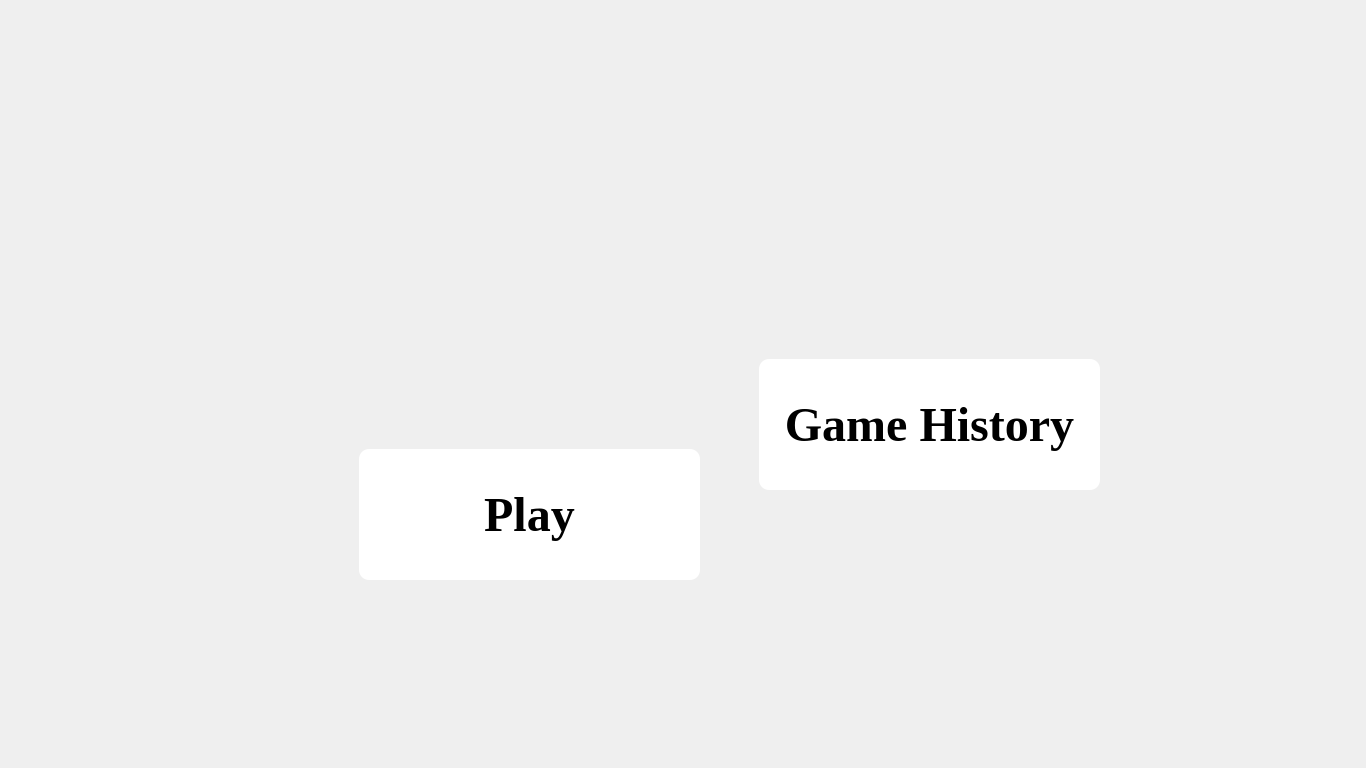
<?xml version="1.0" encoding="UTF-8"?>
<ui version="4.0">
 <class>HomescreenClass</class>
 <widget class="QMainWindow" name="HomescreenClass">
  <property name="geometry">
   <rect>
    <x>0</x>
    <y>0</y>
    <width>1366</width>
    <height>768</height>
   </rect>
  </property>
  <property name="minimumSize">
   <size>
    <width>1366</width>
    <height>768</height>
   </size>
  </property>
  <property name="maximumSize">
   <size>
    <width>1366</width>
    <height>768</height>
   </size>
  </property>
  <property name="windowTitle">
   <string>Homescreen</string>
  </property>
  <widget class="QWidget" name="centralWidget">
   <widget class="QStackedWidget" name="stackedWidget">
    <property name="geometry">
     <rect>
      <x>-1</x>
      <y>-1</y>
      <width>1371</width>
      <height>781</height>
     </rect>
    </property>
    <property name="styleSheet">
     <string notr="true">border-image:url(:/Triviadorclient/images/background.jpg)</string>
    </property>
    <widget class="QWidget" name="page">
     <widget class="QPushButton" name="play_pushButton">
      <property name="geometry">
       <rect>
        <x>360</x>
        <y>450</y>
        <width>341</width>
        <height>131</height>
       </rect>
      </property>
      <property name="font">
       <font>
        <family>Times New Roman</family>
        <pointsize>36</pointsize>
        <bold>true</bold>
       </font>
      </property>
      <property name="styleSheet">
       <string notr="true">#play_pushButton{

border-image: white;
border-radius: 10px;
background: white;

}</string>
      </property>
      <property name="text">
       <string>Play</string>
      </property>
     </widget>
     <widget class="QPushButton" name="GameHistory_pushButton">
      <property name="geometry">
       <rect>
        <x>760</x>
        <y>360</y>
        <width>341</width>
        <height>131</height>
       </rect>
      </property>
      <property name="font">
       <font>
        <family>Times New Roman</family>
        <pointsize>36</pointsize>
        <bold>true</bold>
       </font>
      </property>
      <property name="styleSheet">
       <string notr="true">#GameHistory_pushButton{

border-image: white;
border-radius: 10px;
background: white;

}</string>
      </property>
      <property name="text">
       <string>Game History</string>
      </property>
     </widget>
    </widget>
    <widget class="QWidget" name="page_2"/>
   </widget>
  </widget>
 </widget>
 <layoutdefault spacing="6" margin="11"/>
 <resources>
  <include location="TriviadorClient.qrc"/>
 </resources>
 <connections/>
</ui>
